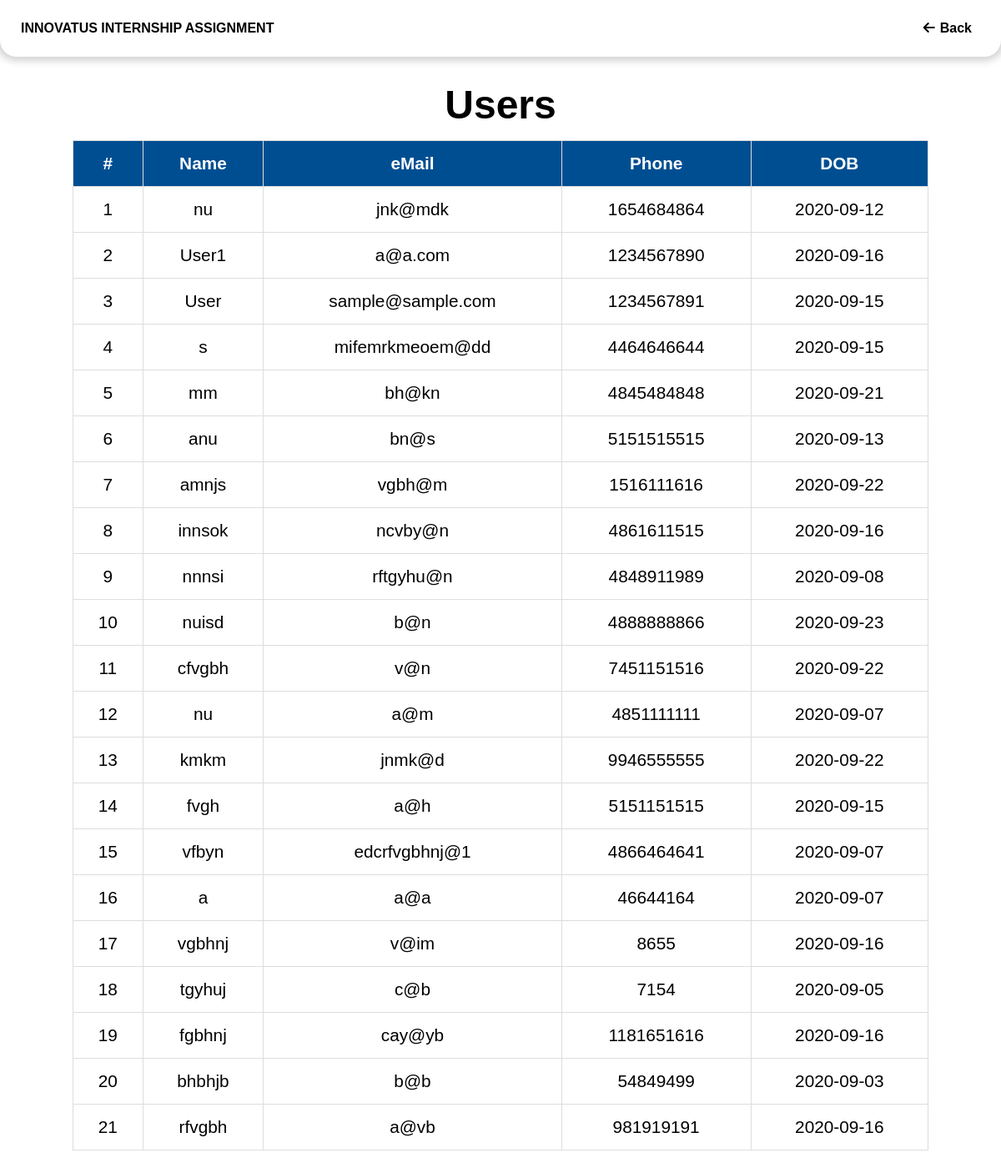
The app's page /admin.php with its own data.
### tables this page shows
CREATE TABLE `user` (
  `id` int(10) UNSIGNED NOT NULL,
  `name` varchar(50) NOT NULL,
  `email` varchar(250) NOT NULL,
  `phone` varchar(16) NOT NULL,
  `address` varchar(250) NOT NULL,
  `dob` date NOT NULL,
  `about` varchar(250) NOT NULL
);

### classes/DB.php (called while the page is built)
<?php
class DB {
        private static function connect() {
                $pdo = new PDO('mysql:host=127.0.0.1;dbname=innovatus;charset=utf8', 'root', '');
                $pdo->setAttribute(PDO::ATTR_ERRMODE, PDO::ERRMODE_EXCEPTION);
                return $pdo;
        }
        public static function query($query, $params = array()) {
                $statement = self::connect()->prepare($query);
                $statement->execute($params);
                if (explode(' ', $query)[0] == 'SELECT') {
                $data = $statement->fetchAll();
                return $data;
                }
        }
}

### admin.php (the view, shortened to what this page needs)
<head>
    <link rel="stylesheet" href="./style/style_home.css?v=<?php echo time(); ?>">
</head>
<body>
    <div class="header">
        <h4 class="title">INNOVATUS INTERNSHIP ASSIGNMENT  <p class="back-btn" onclick="location.href='./index.php';"><i class="fas fa-arrow-left" aria-hidden="true"></i>Back</p></h4>
    </div>
    <div class="container">
        <h1 class="title1">Users</h1>
        <table>
            <tr>
                <th>#</th>
                <th>Name</th>
                <th>eMail</th>
                <th>Phone</th>
                <th>DOB</th>
            </tr>
            <?php
                include("./classes/DB.php");
                $users=DB::query("SELECT * FROM user ORDER BY id DESC");
                $c=1;
                foreach($users as $user){
                    echo "<tr>";
                    echo "<td>".$c."</td>";
                    echo "<td>".$user['name']."</td>";
                    echo "<td>".$user['email']."</td>";
                    echo "<td>".$user['phone']."</td>";
                    echo "<td>".$user['dob']."</td>";
                    echo "</tr>";
                    $c+=1;
                }
            ?>
        </table>
    </div>
</body>

### style/style_home.css (style rules this page uses)
* { font-family: Arial, Helvetica, sans-serif; margin: 0; padding: 0; }
.header { padding: 25px; box-shadow: 0px 0px 10px 5px rgba(0,0,0,0.18); border-radius: 0 0 20px 20px; }
.back-btn { float: right; border-radius: 10px; background: none; border: none; margin-right: 10px; }
i { padding-right: 6px; }
.container { margin: 30px; }
.title1 { font-size: 3rem; text-align: center; }
table { font-family: Arial, Helvetica, sans-serif; font-size: 1.3rem; margin-top: 15px; border-collapse: collapse; margin-left: auto; margin-right: auto; width: 90%; }
th, td { padding: 15px; text-align: center; border: 1.5px solid rgb(221, 221, 221); }
th { background-color: #004e92; color: white; }

### records on screen
user: name "nu", email "jnk@mdk", phone "1654684864", dob "2020-09-12"
user: name "User1", email "a@a.com", phone "1234567890", dob "2020-09-16"
user: name "User", email "sample@sample.com", phone "1234567891", dob "2020-09-15"
user: name "s", email "mifemrkmeoem@dd", phone "4464646644", dob "2020-09-15"
user: name "mm", email "bh@kn", phone "4845484848", dob "2020-09-21"
user: name "anu", email "bn@s", phone "5151515515", dob "2020-09-13"
user: name "amnjs", email "vgbh@m", phone "1516111616", dob "2020-09-22"
user: name "innsok", email "ncvby@n", phone "4861611515", dob "2020-09-16"
user: name "nnnsi", email "rftgyhu@n", phone "4848911989", dob "2020-09-08"
user: name "nuisd", email "b@n", phone "4888888866", dob "2020-09-23"
user: name "cfvgbh", email "v@n", phone "7451151516", dob "2020-09-22"
user: name "nu", email "a@m", phone "4851111111", dob "2020-09-07"
user: name "kmkm", email "jnmk@d", phone "9946555555", dob "2020-09-22"
user: name "fvgh", email "a@h", phone "5151151515", dob "2020-09-15"
user: name "vfbyn", email "edcrfvgbhnj@1", phone "4866464641", dob "2020-09-07"
user: name "a", email "a@a", phone "46644164", dob "2020-09-07"
user: name "vgbhnj", email "v@im", phone "8655", dob "2020-09-16"
user: name "tgyhuj", email "c@b", phone "7154", dob "2020-09-05"
user: name "fgbhnj", email "cay@yb", phone "1181651616", dob "2020-09-16"
user: name "bhbhjb", email "b@b", phone "54849499", dob "2020-09-03"
user: name "rfvgbh", email "a@vb", phone "981919191", dob "2020-09-16"
